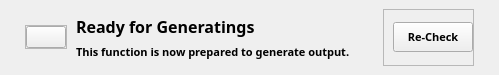
                             <widget class="QWidget" name="billHeaderContainer" native="true">
                              <property name="minimumSize">
                               <size>
                                <width>0</width>
                                <height>75</height>
                               </size>
                              </property>
                              <property name="maximumSize">
                               <size>
                                <width>16777215</width>
                                <height>75</height>
                               </size>
                              </property>
                              <layout class="QHBoxLayout" name="horizontalLayout_5">
                               <property name="leftMargin">
                                <number>0</number>
                               </property>
                               <property name="topMargin">
                                <number>0</number>
                               </property>
                               <property name="rightMargin">
                                <number>0</number>
                               </property>
                               <property name="bottomMargin">
                                <number>0</number>
                               </property>
                               <item alignment="Qt::AlignLeft">
                                <widget class="QWidget" name="widget_6" native="true">
                                 <layout class="QHBoxLayout" name="horizontalLayout_4">
                                  <property name="spacing">
                                   <number>0</number>
                                  </property>
                                  <property name="leftMargin">
                                   <number>25</number>
                                  </property>
                                  <item alignment="Qt::AlignLeft|Qt::AlignVCenter">
                                   <widget class="QWidget" name="widget_9" native="true">
                                    <layout class="QVBoxLayout" name="verticalLayout_21">
                                     <property name="leftMargin">
                                      <number>0</number>
                                     </property>
                                     <property name="topMargin">
                                      <number>0</number>
                                     </property>
                                     <property name="rightMargin">
                                      <number>0</number>
                                     </property>
                                     <property name="bottomMargin">
                                      <number>0</number>
                                     </property>
                                     <item>
                                      <widget class="QFrame" name="frame_8">
                                       <property name="frameShape">
                                        <enum>QFrame::StyledPanel</enum>
                                       </property>
                                       <property name="frameShadow">
                                        <enum>QFrame::Raised</enum>
                                       </property>
                                       <layout class="QVBoxLayout" name="verticalLayout_22">
                                        <property name="leftMargin">
                                         <number>0</number>
                                        </property>
                                        <property name="topMargin">
                                         <number>0</number>
                                        </property>
                                        <property name="rightMargin">
                                         <number>0</number>
                                        </property>
                                        <property name="bottomMargin">
                                         <number>0</number>
                                        </property>
                                        <item>
                                         <widget class="QPushButton" name="statusIcon">
                                          <property name="text">
                                           <string/>
                                          </property>
                                          <property name="icon">
                                           <iconset>
                                            <normaloff>assets/icon/special/circle-check-solid.svg</normaloff>assets/icon/special/circle-check-solid.svg</iconset>
                                          </property>
                                          <property name="iconSize">
                                           <size>
                                            <width>25</width>
                                            <height>25</height>
                                           </size>
                                          </property>
                                         </widget>
                                        </item>
                                       </layout>
                                      </widget>
                                     </item>
                                    </layout>
                                   </widget>
                                  </item>
                                  <item alignment="Qt::AlignVCenter">
                                   <widget class="QWidget" name="widget_7" native="true">
                                    <layout class="QVBoxLayout" name="verticalLayout_20">
                                     <property name="topMargin">
                                      <number>0</number>
                                     </property>
                                     <property name="bottomMargin">
                                      <number>0</number>
                                     </property>
                                     <item>
                                      <widget class="QLabel" name="statusTitle">
                                       <property name="font">
                                        <font>
                                         <family>Prompt</family>
                                         <pointsize>12</pointsize>
                                         <bold>true</bold>
                                        </font>
                                       </property>
                                       <property name="text">
                                        <string>Ready for Generatings</string>
                                       </property>
                                      </widget>
                                     </item>
                                     <item>
                                      <widget class="QLabel" name="subStatusTitle">
                                       <property name="font">
                                        <font>
                                         <family>Prompt</family>
                                         <pointsize>8</pointsize>
                                         <bold>true</bold>
                                        </font>
                                       </property>
                                       <property name="text">
                                        <string>This function is now prepared to generate output.</string>
                                       </property>
                                       <property name="wordWrap">
                                        <bool>false</bool>
                                       </property>
                                      </widget>
                                     </item>
                                    </layout>
                                   </widget>
                                  </item>
                                  <item>
                                   <widget class="QWidget" name="widget_8" native="true"/>
                                  </item>
                                 </layout>
                                </widget>
                               </item>
                               <item>
                                <widget class="QWidget" name="widget_10" native="true">
                                 <layout class="QVBoxLayout" name="verticalLayout_19">
                                  <property name="rightMargin">
                                   <number>25</number>
                                  </property>
                                  <item alignment="Qt::AlignRight">
                                   <widget class="QFrame" name="frame_9">
                                    <property name="frameShape">
                                     <enum>QFrame::StyledPanel</enum>
                                    </property>
                                    <property name="frameShadow">
                                     <enum>QFrame::Raised</enum>
                                    </property>
                                    <layout class="QVBoxLayout" name="verticalLayout_23">
                                     <property name="rightMargin">
                                      <number>0</number>
                                     </property>
                                     <item>
                                      <widget class="QPushButton" name="checkStatusButton">
                                       <property name="minimumSize">
                                        <size>
                                         <width>75</width>
                                         <height>30</height>
                                        </size>
                                       </property>
                                       <property name="maximumSize">
                                        <size>
                                         <width>90</width>
                                         <height>30</height>
                                        </size>
                                       </property>
                                       <property name="font">
                                        <font>
                                         <family>Prompt</family>
                                         <pointsize>8</pointsize>
                                         <bold>true</bold>
                                        </font>
                                       </property>
                                       <property name="cursor">
                                        <cursorShape>PointingHandCursor</cursorShape>
                                       </property>
                                       <property name="text">
                                        <string>Re-Check</string>
                                       </property>
                                       <property name="iconSize">
                                        <size>
                                         <width>20</width>
                                         <height>20</height>
                                        </size>
                                       </property>
                                      </widget>
                                     </item>
                                    </layout>
                                   </widget>
                                  </item>
                                 </layout>
                                </widget>
                               </item>
                              </layout>
                             </widget>
